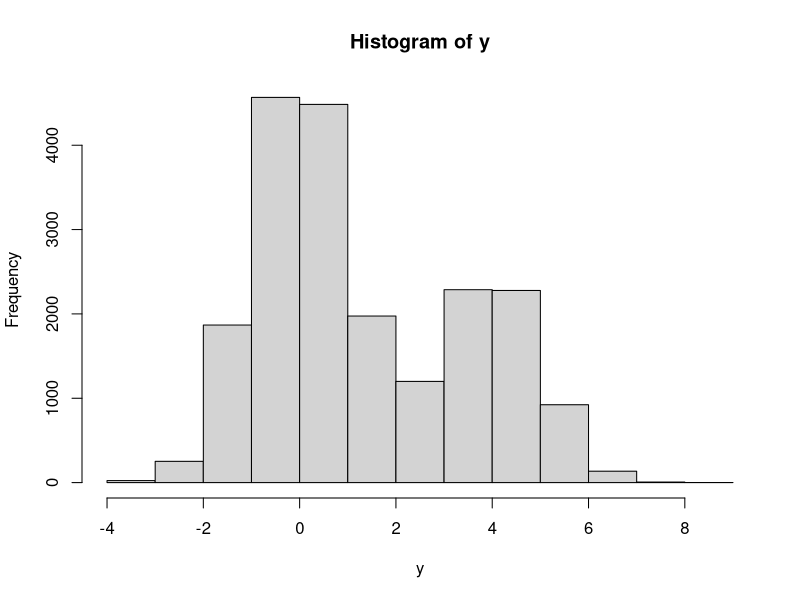
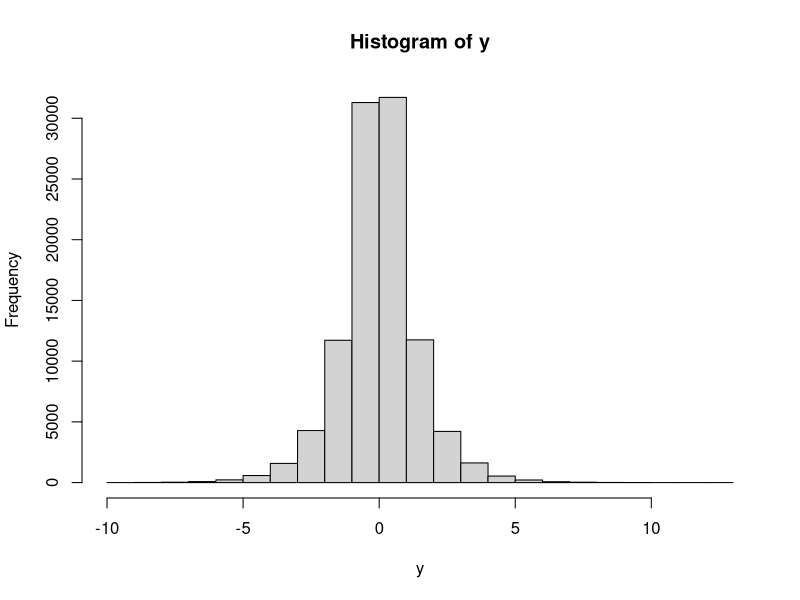
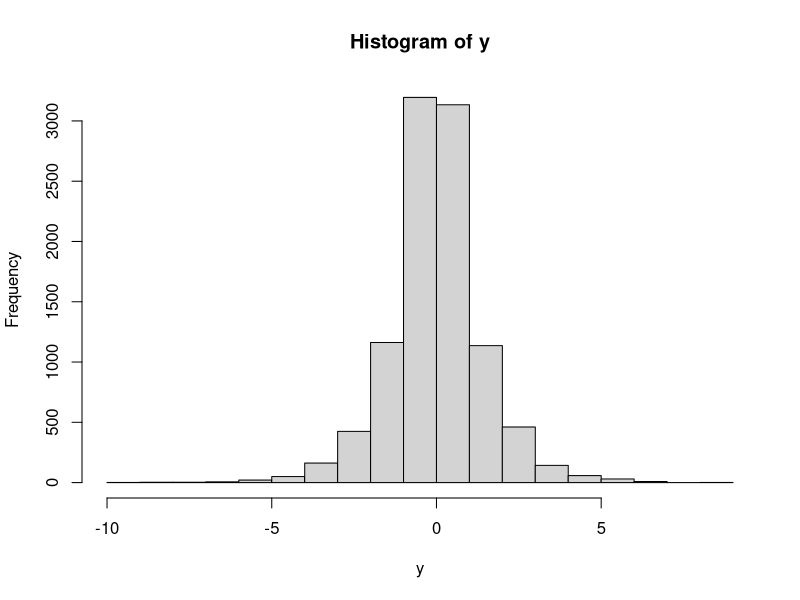

Write R code to recreate these figures, in order.
## ---- chunk 1
   single_draw = function() {
         coin = sample(c(1,2), prob = c(2/3, 1/3), size=1, replace = TRUE)
         if  (coin == 1) 
            return(rnorm(1))
         else
            return(rnorm(1,mean=4, sd=1))
   }

   nsim=20000
   y = replicate(nsim, single_draw())
    
   hist(y)
## ---- chunk 2
   nsim=10000
   alpha = 2/3
   x1=rnorm(nsim)
   x2=rnorm(nsim, mean=4, sd = 1)
   coin = sample(c(TRUE, FALSE), size = nsim, 
                  prob=c(alpha,1-alpha), replace=TRUE)
   y = ifelse(coin, x1,x2)
## ---- chunk 3
   nsim=100000
   alpha = 1/2
   x1=rexp(nsim)
   x2=-rexp(nsim) # note the minus sign in front of rexp
   coin = sample(c(TRUE, FALSE), size = nsim, 
                                 prob=c(alpha,1-alpha), replace=TRUE)
   y = ifelse(coin, x1,x2)
   hist(y) 
## ---- chunk 4
   nsim=10000
   alpha=1/2
   x=rexp(nsim)
   coin = sample(c(-1, 1), size = nsim, prob=c(alpha,1-alpha), replace=TRUE)
   y = coin * x
   hist(y)
